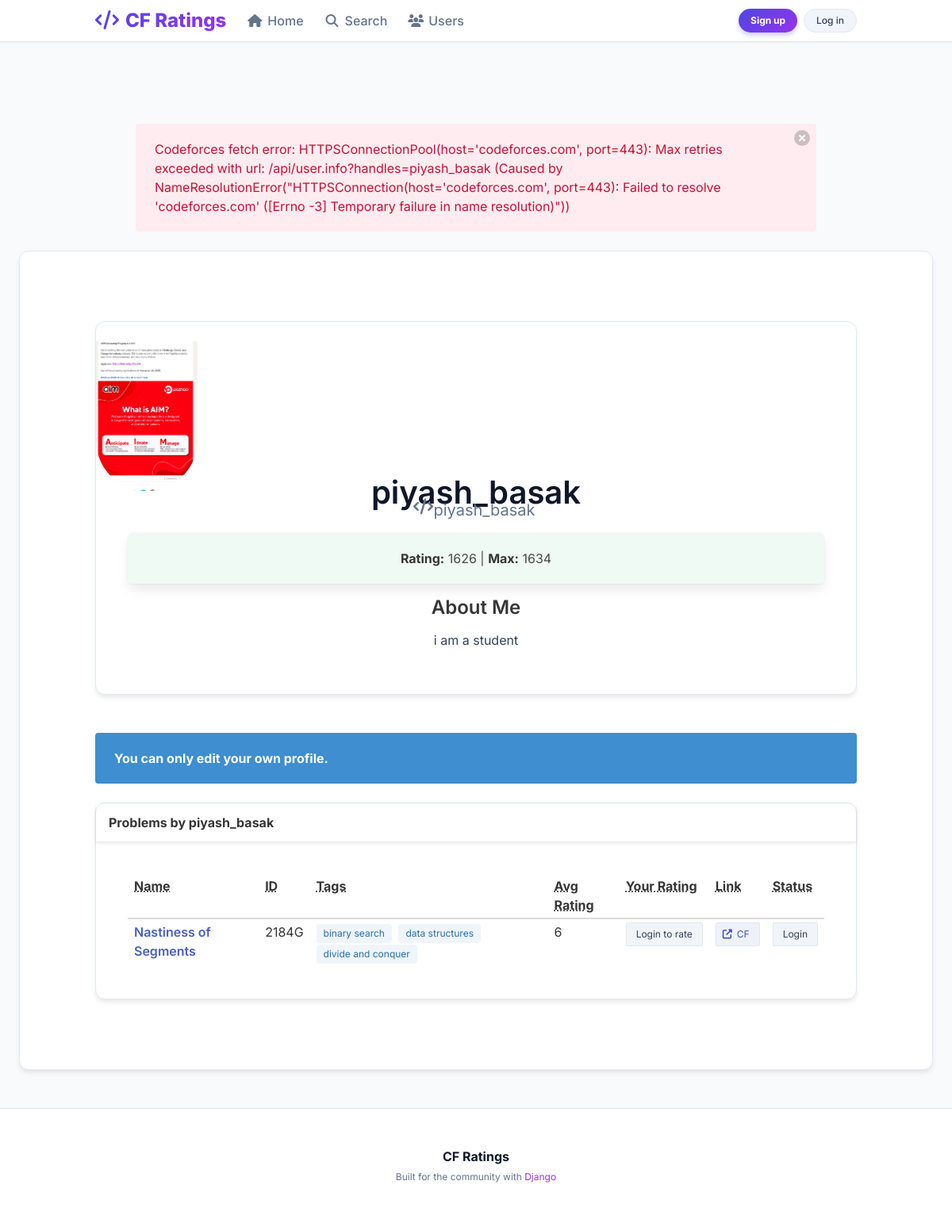
The app's page /user/piyash_basak/ with its own data.
### problems/models.py (models this page shows, shortened)
class UserProfile(models.Model):
    user = models.OneToOneField(settings.AUTH_USER_MODEL, on_delete=models.CASCADE)
    codeforces_handle = models.CharField(max_length=100, blank=True, null=True)
    bio = models.TextField(blank=True, null=True)
    profile_picture = models.ImageField(upload_to='profiles/', blank=True, null=True)
    rating = models.IntegerField(blank=True, null=True)
    max_rating = models.IntegerField(blank=True, null=True)
    rank = models.CharField(max_length=50, blank=True, null=True)
    max_rank = models.CharField(max_length=50, blank=True, null=True)

class Problem(models.Model):
    name = models.CharField(max_length=255)
    problem_id = models.CharField(max_length=20, unique=True)  # e.g., 2184G
    contest_id = models.IntegerField()
    index = models.CharField(max_length=10)
    tags = models.ManyToManyField(Tag, related_name='problems')
    average_rating = models.FloatField(default=0.0)
    codeforces_rating = models.IntegerField(blank=True, null=True)
    codeforces_rating_estimated = models.BooleanField(default=False)
    owner = models.ForeignKey(settings.AUTH_USER_MODEL, on_delete=models.SET_NULL, null=True, related_name='owned_problems')

class Tag(models.Model):
    name = models.CharField(max_length=50, unique=True)

### problems/views.py (the view, shortened to what this page needs)
# urls.py: path('user/<str:username>/', views.ProfileView.as_view(), name='profile'),
class ProfileView(View):
    def get(self, request, username):
        user = get_object_or_404(User, username=username)
        profile, _ = UserProfile.objects.get_or_create(user=user)
        cf_data = None
        if profile.codeforces_handle:
            try:
                cf_data = fetch_user_info(profile.codeforces_handle)
            except CodeforcesAPIError as e:
                messages.error(request, f"Codeforces fetch error: {e}")
        form = None
        if request.user.username == username:
            form = UserProfileForm(instance=profile)
        rated = Rating.objects.filter(user=user).select_related('problem')
        rating_map = {r.problem.problem_id: r.value for r in rated}
        user_problems = Problem.objects.filter(Q(user_problems__user=user) | Q(ratings__user=user)).distinct().prefetch_related('tags').order_by('-average_rating')
        user_problem_objs = UserProblem.objects.filter(user=user, problem__in=user_problems)
        status_map = {up.problem.problem_id: up.status for up in user_problem_objs}
        for p in user_problems:
            p.user_rating = rating_map.get(p.problem_id)
            p.user_status = status_map.get(p.problem_id)
        return render(request, 'profile.html', {'profile_user': user, 'profile': profile, 'cf_data': cf_data, 'form': form, 'user_problems': user_problems, 'rating_choices': list(range(0, 11))})

### problems/services.py (called while the page is built)
def fetch_user_info(handle):
    url = f"{CF_API_BASE}/user.info"
    params = {'handles': handle}
    try:
        resp = requests.get(url, params=params, timeout=5)
        resp.raise_for_status()
        data = resp.json()
        if data.get('status') != 'OK':
            raise CodeforcesAPIError('API returned non-OK status')
        return data['result'][0]
    except requests.RequestException as e:
        raise CodeforcesAPIError(str(e))

### templates/profile.html
{% extends 'base.html' %}
{% block content %}
<section class="section">
  <div class="container">
    <div class="card mb-6">
      <div class="card-image">
        {% if profile.profile_picture %}
          <figure class="image is-128x128 is-centered mt-5">
            <img class="is-rounded" src="{{ profile.profile_picture.url }}" alt="Profile picture">
          </figure>
        {% endif %}
      </div>
      <div class="card-content has-text-centered">
        <h1 class="title is-2 mb-2">{{ profile_user.username }}</h1>
        {% if profile.codeforces_handle %}
          <p class="subtitle is-5 mb-4">
            <span class="icon-text">
              <span class="icon is-small">
                <i class="fas fa-code"></i>
              </span>
              <span>{{ profile.codeforces_handle }}</span>
            </span>
          </p>
        {% endif %}
        {% if cf_data %}
          <div class="box has-background-info-light mb-4">
            <p><strong>Rating:</strong> <span class="has-text-weight-bold has-text-info">{{ cf_data.rating }}</span> |
               <strong>Max:</strong> {{ cf_data.maxRating }}</p>
            <p><strong>Rank:</strong> <span class="tag has-text-weight-bold is-medium">{{ cf_data.rank }}</span> |
               <strong>Max Rank:</strong> {{ cf_data.maxRank }}</p>
          </div>
        {% elif profile.rating %}
          <div class="box has-background-success-light mb-4">
            <p><strong>Rating:</strong> {{ profile.rating }} | <strong>Max:</strong> {{ profile.max_rating }}</p>
          </div>
        {% endif %}
        {% if profile.bio %}
          <div class="content mb-4">
            <h3 class="subtitle has-text-weight-semibold mb-3">About Me</h3>
            <p>{{ profile.bio|linebreaks }}</p>
          </div>
        {% endif %}
      </div>
    </div>
    {% if user.username == profile_user.username %}
      <div class="card mb-6">
        <div class="card-header">
          <p class="card-header-title">Edit Profile</p>
        </div>
        <div class="card-content">
          <form method="post" enctype="multipart/form-data">{% csrf_token %}
            {{ form.as_p }}
            <div class="field is-grouped">
              <div class="control">
                <button class="button is-primary is-medium">Save Changes</button>
              </div>
            </div>
          </form>
        </div>
      </div>
    {% else %}
      <div class="notification is-info">
        <strong>You can only edit your own profile.</strong>
      </div>
    {% endif %}
    {% if user_problems %}
      <div class="card">
        <div class="card-header">
          <p class="card-header-title">Problems by {{ profile_user.username }}</p>
        </div>
        <div class="card-content">
          <div class="table-container">
            <table class="table is-fullwidth is-striped is-hoverable is-narrow">
              <thead>
                <tr>
                  <th><abbr title="Problem Name">Name</abbr></th>
                  <th><abbr title="Problem ID">ID</abbr></th>
                  <th><abbr title="Tags">Tags</abbr></th>
                  <th><abbr title="Average Rating">Avg Rating</abbr></th>
                  <th><abbr title="Your Rating">Your Rating</abbr></th>
                  <th><abbr title="Codeforces Link">Link</abbr></th>
                  <th><abbr title="Status">Status</abbr></th>
                </tr>
              </thead>
              <tbody>
                {% for p in user_problems %}
                  <tr>
                    <td>
                      <a href="{% url 'problem_detail' p.problem_id %}" class="has-text-weight-semibold">{{ p.name }}</a>
                    </td>
                    <td class="is-monospace">{{ p.problem_id }}</td>
                    <td>
                      {% for t in p.tags.all %}
                        <span class="tag is-info is-light is-small mr-1">{{ t.name }}</span>
                      {% empty %}
                        <span class="tag is-light is-small">No tags</span>
                      {% endfor %}
                    </td>
                    <td>{{ p.average_rating|floatformat:0 }}</td>
                    <td>
                      {% if user.is_authenticated %}
                        <div class="field has-addons">
                          <div class="control">
                            <div class="select is-small">
                              <select name="value">
                                {% for val in rating_choices %}
                                  <option value="{{ val }}" {% if p.user_rating == val %}selected{% endif %}>{{ val }}</option>
                                {% endfor %}
                              </select>
                            </div>
                          </div>
                          <div class="control">
                            <button class="button is-small is-info" form="rate-{{ p.problem_id }}">Save</button>
                          </div>
                        </div>
                        <form id="rate-{{ p.problem_id }}" method="post" action="{% url 'rate_problem' p.problem_id %}" style="display:inline;">
                          {% csrf_token %}
                          <input type="hidden" name="next" value="{{ request.get_full_path }}">
                        </form>
                      {% else %}
                        <a href="{% url 'login' %}" class="button is-small is-light">Login to rate</a>
                      {% endif %}
                    </td>
                    <td>
                      <a class="button is-small is-link is-light" href="https://codeforces.com/problemset/problem/{{ p.contest_id }}/{{ p.index }}" target="_blank" rel="noopener">
                        <span class="icon is-small">
                          <i class="fas fa-external-link-alt"></i>
                        </span>
                        <span>CF</span>
                      </a>
                    </td>
                    <td>
                      {% if user.is_authenticated %}
                        <div class="buttons">
                          <form method="post" action="{% url 'mark_problem' p.problem_id %}" class="is-inline">
                            {% csrf_token %}
                            <input type="hidden" name="status" value="pending">
                            <input type="hidden" name="next" value="{{ request.get_full_path }}">
                            <button type="submit" class="button is-small {% if p.user_status == 'pending' %}is-warning is-selected{% else %}is-light{% endif %}">
                              Pending
                            </button>
                          </form>
                          <form method="post" action="{% url 'mark_problem' p.problem_id %}" class="is-inline">
                            {% csrf_token %}
                            <input type="hidden" name="status" value="solved">
                            <input type="hidden" name="next" value="{{ request.get_full_path }}">
                            <button type="submit" class="button is-small {% if p.user_status == 'solved' %}is-success is-selected{% else %}is-light{% endif %}">
                              Solved
                            </button>
                          </form>
                        </div>
                      {% else %}
                        <a href="{% url 'login' %}" class="button is-small is-light">Login</a>
                      {% endif %}
                    </td>
                  </tr>
                {% endfor %}
              </tbody>
            </table>
          </div>
        </div>
      </div>
    {% endif %}
  </div>
</section>
{% endblock %}

### templates/base.html (style rules this page uses)
:root { --bg-color: #f8fafc; --card-bg: #ffffff; --text-color: #334155; --title-color: #0f172a; --primary-color: #4f46e5; --primary-gradient: linear-gradient(135deg, #4f46e5, #9333ea); }
body { background-color: var(--bg-color); color: var(--text-color); font-family: 'Inter', sans-serif; min-height: 100vh; display: flex; flex-direction: column; }
.card { background-color: var(--card-bg); border: 1px solid #e2e8f0; border-radius: 12px; box-shadow: 0 4px 6px -1px rgba(0, 0, 0, 0.1); color: var(--text-color); }
.card-content { padding: 2.5rem; }
.title { color: var(--title-color); }
.subtitle { color: #64748b; }
.button.is-light { background-color: #f1f5f9; color: #334155; border: 1px solid #e2e8f0; }

### records on screen
UserProfile: profile_picture (picture), codeforces_handle "piyash_basak", rating "1626", max_rating "1634", bio "i am a student"
Problem: name "Nastiness of Segments", problem_id "2184G", average_rating "6"
Tag: name "binary search"
Tag: name "data structures"
Tag: name "divide and conquer"

### other values on screen
{{ profile_user.username }} "piyash_basak"
